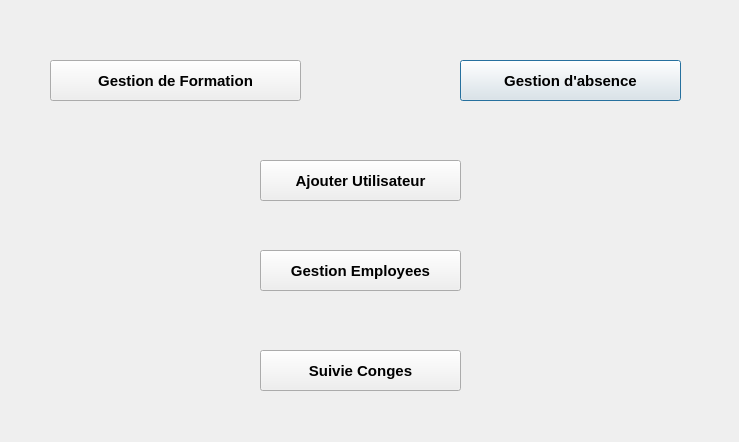
<?xml version="1.0" encoding="UTF-8"?>
<ui version="4.0">
 <class>Menu_GRH</class>
 <widget class="QDialog" name="Menu_GRH">
  <property name="geometry">
   <rect>
    <x>0</x>
    <y>0</y>
    <width>739</width>
    <height>442</height>
   </rect>
  </property>
  <property name="windowTitle">
   <string>Dialog</string>
  </property>
  <widget class="QPushButton" name="gestion_absence">
   <property name="geometry">
    <rect>
     <x>460</x>
     <y>60</y>
     <width>221</width>
     <height>41</height>
    </rect>
   </property>
   <property name="font">
    <font>
     <pointsize>11</pointsize>
     <weight>75</weight>
     <bold>true</bold>
    </font>
   </property>
   <property name="text">
    <string>Gestion d'absence</string>
   </property>
  </widget>
  <widget class="QPushButton" name="gestion_forma">
   <property name="geometry">
    <rect>
     <x>50</x>
     <y>60</y>
     <width>251</width>
     <height>41</height>
    </rect>
   </property>
   <property name="font">
    <font>
     <pointsize>11</pointsize>
     <weight>75</weight>
     <bold>true</bold>
    </font>
   </property>
   <property name="text">
    <string>Gestion de Formation</string>
   </property>
  </widget>
  <widget class="QLabel" name="label_2">
   <property name="geometry">
    <rect>
     <x>0</x>
     <y>-10</y>
     <width>761</width>
     <height>491</height>
    </rect>
   </property>
   <property name="text">
    <string/>
   </property>
   <property name="pixmap">
    <pixmap resource="Images.qrc">:/Arriere/images/fond1.png</pixmap>
   </property>
  </widget>
  <widget class="QPushButton" name="pushButton">
   <property name="geometry">
    <rect>
     <x>260</x>
     <y>160</y>
     <width>201</width>
     <height>41</height>
    </rect>
   </property>
   <property name="font">
    <font>
     <pointsize>11</pointsize>
     <weight>75</weight>
     <bold>true</bold>
    </font>
   </property>
   <property name="toolTip">
    <string/>
   </property>
   <property name="text">
    <string>Ajouter Utilisateur</string>
   </property>
  </widget>
  <widget class="QPushButton" name="pushButton_2">
   <property name="geometry">
    <rect>
     <x>260</x>
     <y>350</y>
     <width>201</width>
     <height>41</height>
    </rect>
   </property>
   <property name="font">
    <font>
     <pointsize>11</pointsize>
     <weight>75</weight>
     <italic>false</italic>
     <bold>true</bold>
    </font>
   </property>
   <property name="toolTip">
    <string/>
   </property>
   <property name="text">
    <string>Suivie Conges</string>
   </property>
  </widget>
  <widget class="QPushButton" name="GEM">
   <property name="geometry">
    <rect>
     <x>260</x>
     <y>250</y>
     <width>201</width>
     <height>41</height>
    </rect>
   </property>
   <property name="font">
    <font>
     <pointsize>11</pointsize>
     <weight>75</weight>
     <bold>true</bold>
    </font>
   </property>
   <property name="toolTip">
    <string/>
   </property>
   <property name="text">
    <string>Gestion Employees</string>
   </property>
  </widget>
  <widget class="QPushButton" name="pushButton_3">
   <property name="geometry">
    <rect>
     <x>700</x>
     <y>0</y>
     <width>41</width>
     <height>41</height>
    </rect>
   </property>
   <property name="text">
    <string/>
   </property>
   <property name="icon">
    <iconset resource="Images.qrc">
     <normaloff>:/icon/Icon/exit.png</normaloff>:/icon/Icon/exit.png</iconset>
   </property>
   <property name="iconSize">
    <size>
     <width>40</width>
     <height>40</height>
    </size>
   </property>
   <property name="flat">
    <bool>true</bool>
   </property>
  </widget>
  <zorder>label_2</zorder>
  <zorder>pushButton</zorder>
  <zorder>gestion_forma</zorder>
  <zorder>gestion_absence</zorder>
  <zorder>pushButton_2</zorder>
  <zorder>GEM</zorder>
  <zorder>pushButton_3</zorder>
 </widget>
 <resources>
  <include location="Images.qrc"/>
 </resources>
 <connections/>
</ui>
